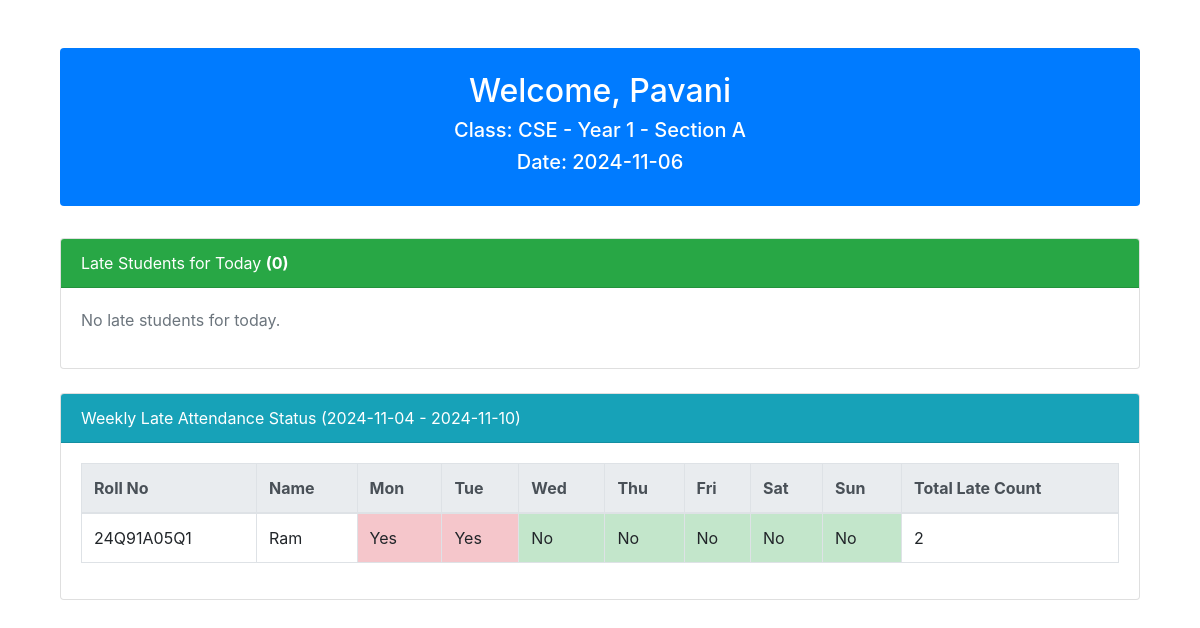
The page /faculty_dashboard (signed in) on the database its author committed.
### app.py (models this page shows, shortened)
class Faculty(db.Model, UserMixin):
    id = db.Column(db.Integer, primary_key=True)
    name = db.Column(db.String(100), nullable=False)
    department = db.Column(db.String(50), nullable=False)
    year = db.Column(db.Integer, nullable=False)
    section = db.Column(db.String(1), nullable=False)
    password = db.Column(db.String(100), nullable=False)

class Student(db.Model, UserMixin):
    id = db.Column(db.Integer, primary_key=True)
    name = db.Column(db.String(100), nullable=False)
    roll_no = db.Column(db.String(20), unique=True, nullable=False)
    year = db.Column(db.Integer, nullable=False)
    department = db.Column(db.String(50), nullable=False)
    section = db.Column(db.String(1), nullable=False)
    parent_email = db.Column(db.String(100), nullable=False)
    parent_mobile = db.Column(db.String(15), nullable=False)
    late_count = db.Column(db.Integer, default=0)
    week_late_count = db.Column(db.Integer, default=0)
    month_late_count = db.Column(db.Integer, default=0)

### app.py (the view)
@app.route('/faculty_dashboard', methods=['GET'])
@login_required
def faculty_dashboard():
    if session.get('user_type') != 'Faculty':
        return redirect(url_for('index'))
    faculty = Faculty.query.get(current_user.id)
    if not faculty:
        flash("Faculty member not found!", "danger")
        return redirect(url_for('index'))
    department = faculty.department
    year = faculty.year
    section = faculty.section
    name = faculty.name
    students = Student.query.filter_by(department=department, year=year, section=section).all()
    today = date.today()
    start_of_week = today - timedelta(days=today.weekday())
    end_of_week = start_of_week + timedelta(days=6)
    week_dates = [start_of_week + timedelta(days=i) for i in range(7)]
    attendance_data = []
    total_late_students_today = 0
    for student in students:
        week_status = []
        lifetime_late_count = LateAttendance.query.filter_by(student_id=student.id).count()  # Total lifetime late count
        for day in week_dates:
            record = LateAttendance.query.filter_by(student_id=student.id, date=day).first()
            week_status.append('Yes' if record else 'No')
        if LateAttendance.query.filter_by(student_id=student.id, date=today).first():
            total_late_students_today += 1
        attendance_data.append({
            'roll_no': student.roll_no,
            'name': student.name,
            'week_status': week_status,
            'lifetime_late_count': lifetime_late_count
        })
    late_students_today = [student for student in students if LateAttendance.query.filter_by(student_id=student.id, date=today).first()]
    return render_template(
        'faculty_dashboard.html',
        faculty_name=name,
        department=department,
        year=year,
        section=section,
        today=today,
        start_of_week=start_of_week,
        end_of_week=end_of_week,
        week_dates=week_dates,
        attendance_data=attendance_data,
        late_students_today=late_students_today,
        total_late_students_today=total_late_students_today,
        title="Faculty Dashboard"
    )

### app.py (called while the page is built)
@login_manager.user_loader
def load_user(user_id):
    user = Student.query.get(int(user_id)) or Faculty.query.get(int(user_id)) or \
           HOD.query.get(int(user_id)) or Principal.query.get(int(user_id)) or Admin.query.get(int(user_id))
    return user

### templates/faculty_dashboard.html
{% extends "base.html" %}
{% block content %}
<div class="container mt-5">
    <div class="jumbotron text-white bg-primary p-4 rounded">
        <h2 class="text-center">Welcome, {{ faculty_name }}</h2>
        <h5 class="text-center">Class: {{ department }} - Year {{ year }} - Section {{ section }}</h5>
        <h5 class="text-center">Date: {{ today }}</h5>
    </div>
    <div class="card mt-4">
        <div class="card-header bg-success text-white">
            Late Students for Today <b>({{ total_late_students_today }})</b>
        </div>
        <div class="card-body">
            {% if late_students_today %}
                <table class="table table-hover">
                    <thead class="thead-dark">
                        <tr>
                            <th>Roll No</th>
                            <th>Name</th>
                        </tr>
                    </thead>
                    <tbody>
                        {% for student in late_students_today %}
                            <tr>
                                <td>{{ student.roll_no }}</td>
                                <td>{{ student.name }}</td>
                            </tr>
                        {% endfor %}
                    </tbody>
                </table>
            {% else %}
                <p class="text-muted">No late students for today.</p>
            {% endif %}
        </div>
    </div>
    <div class="card mt-4">
        <div class="card-header bg-info text-white">
            Weekly Late Attendance Status ({{ start_of_week }} - {{ end_of_week }})
        </div>
        <div class="card-body">
            <table class="table table-bordered">
                <thead class="thead-light">
                    <tr>
                        <th>Roll No</th>
                        <th>Name</th>
                        {% for day in week_dates %}
                            <th>{{ day.strftime('%a') }}</th>
                        {% endfor %}
                        <th>Total Late Count</th>
                    </tr>
                </thead>
                <tbody>
                    {% for student in attendance_data %}
                        <tr>
                            <td>{{ student.roll_no }}</td>
                            <td>{{ student.name }}</td>
                            {% for status in student.week_status %}
                                <td class="{{ 'table-danger' if status == 'Yes' else 'table-success' }}">{{ status }}</td>
                            {% endfor %}
                            <td>{{ student.lifetime_late_count }}</td>
                        </tr>
                    {% endfor %}
                </tbody>
            </table>
        </div>
    </div>
</div>
{% endblock %}

### rows shown on the page
Faculty: name "Pavani", department "CSE"
Student: roll_no "24Q91A05Q1", name "Ram", week_status "Yes" "Yes" "No" "No" "No" "No" "No", lifetime_late_count "2"

### other values the page prints
{{ year }} "1"
{{ section }} "A"
{{ total_late_students_today }} "0"
{{ start_of_week }} "2024-11-04"
{{ end_of_week }} "2024-11-10"
{{ day.strftime('%a') }} "Mon" "Tue" "Wed" "Thu" "Fri" "Sat" "Sun"
